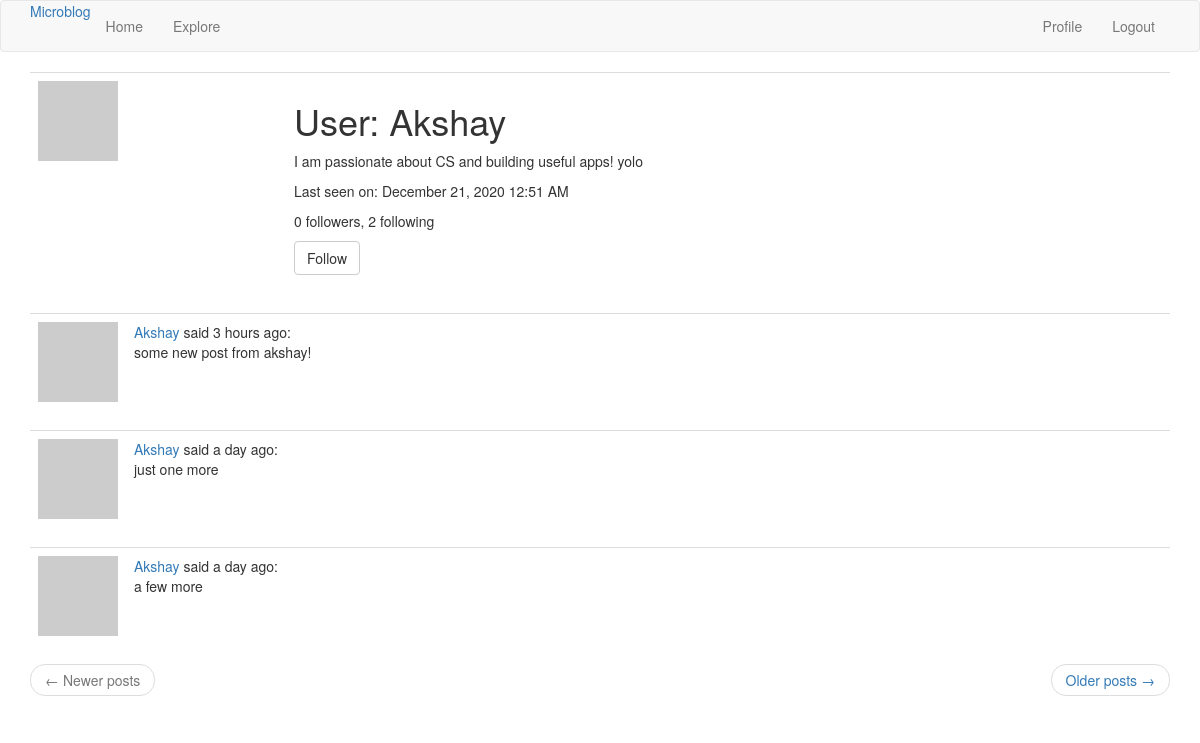
The page /user/Akshay (signed in) on the database its author committed.
### app/models.py (models this page shows, shortened)
class User(UserMixin,db.Model):
    id = db.Column(db.Integer, primary_key= True)
    username = db.Column(db.String(64),index=True, unique = True)
    email = db.Column(db.String(120), index= True, unique= True)
    password_hash = db.Column(db.String(128))
    posts = db.relationship('Post',backref='author',lazy='dynamic')
    about_me = db.Column(db.String(140))
    last_seen = db.Column(db.DateTime, default= datetime.utcnow)
    followed = db.relationship('User',secondary=followers,primaryjoin=(followers.c.follower_id==id),secondaryjoin=(followers.c.followed_id==id),backref=db.backref('followers',lazy='dynamic'),lazy='dynamic')
    def avatar(self, size):
        digest = md5(self.email.lower().encode('utf-8')).hexdigest()
        return 'https://www.gravatar.com/avatar/{}?d=identicon&s={}'.format(digest,size)
    def is_following(self,user):
        return self.followed.filter(followers.c.followed_id == user.id).count()>0

class Post(db.Model):
    id = db.Column(db.Integer, primary_key= True)
    body = db.Column(db.String(140))
    timestamp = db.Column(db.DateTime,index=True, default = datetime.utcnow )
    user_id = db.Column(db.Integer, db.ForeignKey('user.id'))

### app/routes.py (the view)
@app.route('/user/<username>')
@login_required
def user(username):
    user = User.query.filter_by(username=username).first_or_404()
    page = request.args.get('page',1,type=int)
    posts = user.posts.order_by(Post.timestamp.desc()).paginate(page,app.config['POSTS_PER_PAGE'],False)
    next_url = url_for('user',username = user.username, page=posts.next_num) if posts.has_next else None
    prev_url = url_for('user',username= user.username, page=posts.prev_num) if posts.has_prev else None
    form = EmptyForm()
    return render_template('user.html', user=user,posts = posts.items, next_url= next_url, prev_url = prev_url ,form = form)

### app/forms.py
class EmptyForm(FlaskForm):
    submit = SubmitField('Submit')

### app/models.py (called while the page is built)
@login.user_loader
def load_user(id):
    return User.query.get(int(id))

### app/routes.py (called while the page is built)
@app.before_request
def before_request():
    if current_user.is_authenticated:
        current_user.last_seen = datetime.utcnow()
        db.session.commit()

### app/templates/user.html (shortened to what this page needs)
{% extends "base.html" %}
{% block app_content %}
<table class="table table-hover">
    <tr>
        <td width="256px"><img src="{{ user.avatar(256) }}"></td>
        <td>
            <h1>{{ _('User') }}: {{ user.username }}</h1>
            {% if user.about_me %}<p>{{ user.about_me }}</p>{% endif %}
            {% if user.last_seen %}
            <p>{{ _('Last seen on') }}: {{ moment(user.last_seen).format('LLL') }}</p>
            {% endif %}
            <p>{{ _('%(count)d followers', count=user.followers.count()) }},
                {{ _('%(count)d following', count=user.followed.count()) }}</p>
            {% if user == current_user %}
            <p><a href="{{ url_for('edit_profile') }}">{{ _('Edit your profile') }}</a></p>
            {% elif not current_user.is_following(user) %}
            <p>
            <form action="{{ url_for('follow', username=user.username) }}" method="post">
                {{ form.submit(value=_('Follow'), class_='btn btn-default') }}
            </form>
            </p>
            {% endif %}
        </td>
    </tr>
</table>
{% for post in posts %}
{% include '_post.html' %}
{% endfor %}
<nav aria-label="...">
    <ul class="pager">
        <li class="previous{% if not prev_url %} disabled{% endif %}">
            <a href="{{ prev_url or '#' }}">
                <span aria-hidden="true">&larr;</span> {{ _('Newer posts') }}
            </a>
        </li>
        <li class="next{% if not next_url %} disabled{% endif %}">
            <a href="{{ next_url or '#' }}">
                {{ _('Older posts') }} <span aria-hidden="true">&rarr;</span>
            </a>
        </li>
    </ul>
</nav>
{% endblock %}

### app/templates/base.html (shortened to what this page needs)
{% extends 'bootstrap/base.html' %}
{% block navbar %}
<nav class='navbar navbar-default'>
    <div class='container'>
        <div class='navbar-header'>
            <a class="" navbar-brand href="{{ url_for('index') }}">Microblog</a>
        </div>
        <div class="collapse navbar-collapse" id="bs-example-navbar-collapse-1">
            <ul class="nav navbar-nav">
                <li><a href="{{ url_for('index') }}">Home</a></li>
                <li><a href="{{ url_for('explore') }}">Explore</a></li>
            </ul>
            <ul class="nav navbar-nav navbar-right">
                {% if current_user.is_anonymous %}
                <li><a href="{{ url_for('login') }}">Login</a></li>
                {% else %}
                <li><a href="{{ url_for('user', username=current_user.username) }}">Profile</a></li>
                <li><a href="{{ url_for('logout') }}">Logout</a></li>
                {% endif %}
            </ul>
        </div>
    </div>
</nav>
{% endblock %}
{% block content %}
<div class="container">
    {% block app_content %}{% endblock %}
</div>
{% endblock %}

### app/templates/_post.html
<table class='table table-hover'>
    <tr valign='top'>
        <td width='70px'>
            <a href="{{ url_for('user',username=post.author.username) }}">
                <img src="{{ post.author.avatar(36) }}" alt="">
            </a>
        </td>
        <td>
            <a href="{{ url_for('user',username=post.author.username) }}">
                {{ post.author.username }}
            </a>
            said {{ moment(post.timestamp).fromNow() }}:
            <br>
            {{ post.body }}
        </td>
    </tr>
</table>

### rows shown on the page
User: username "Akshay", about_me "I am passionate about CS and building useful apps! yolo", last_seen "December 21, 2020 12:51 AM"
Post: author.username "Akshay", timestamp "3 hours ago", body "some new post from akshay!"
Post: author.username "Akshay", timestamp "a day ago", body "just one more"
Post: author.username "Akshay", timestamp "a day ago", body "a few more"
